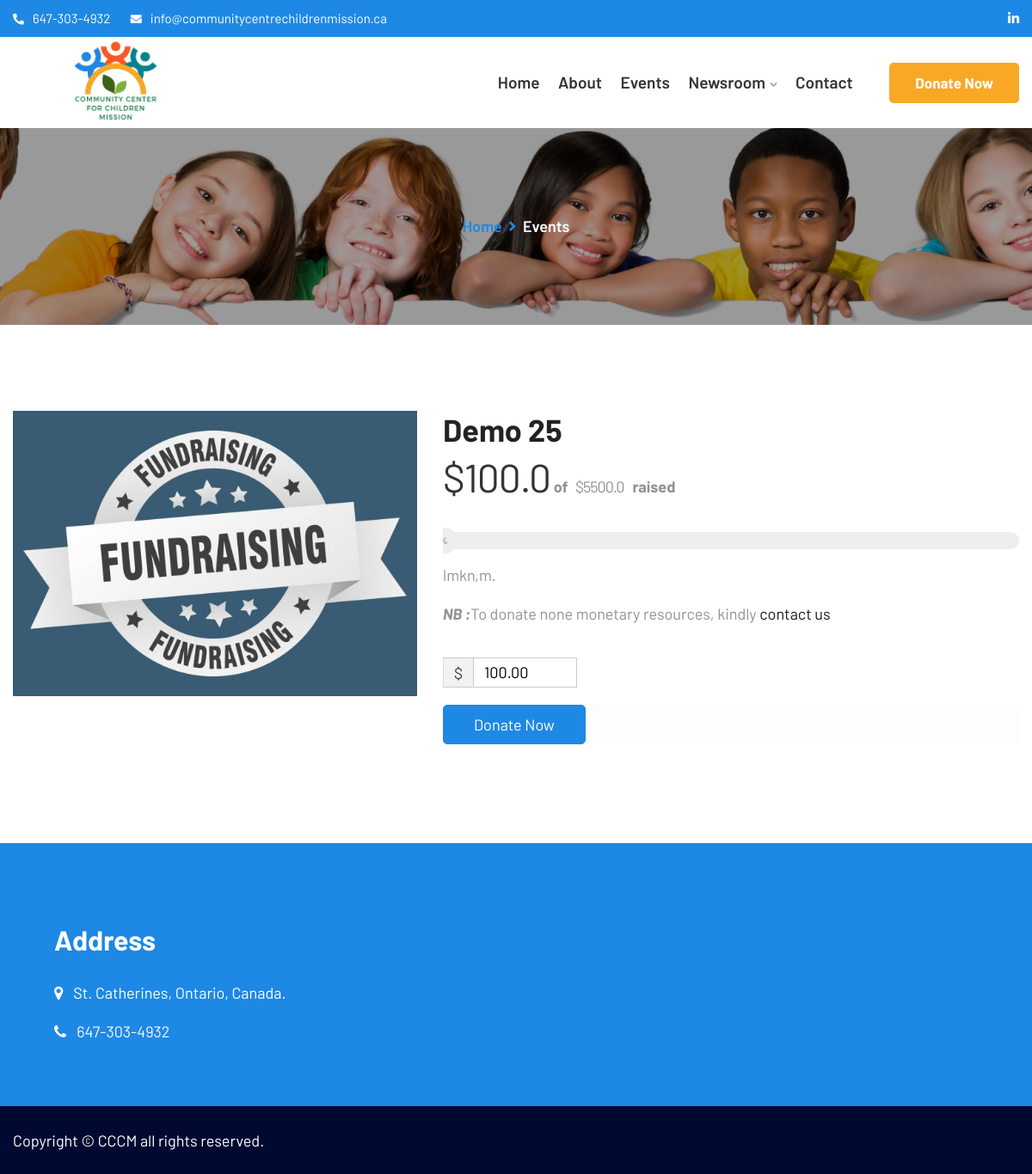
Page /events/3/Demo 25/ on the committed database.
### core/models.py (models this page shows, shortened)
class Event(models.Model):
    name = models.CharField(max_length=150, help_text="Name of the event")
    description = RichTextUploadingField()
    event_date_time = models.DateTimeField()
    thumbnail = models.ImageField(upload_to="events/%Y/%m/%d", default="default_event.jpg", null=True, blank=True)
    registration_link = models.URLField(max_length=500)
    event_location = models.CharField(max_length=150, help_text="Where will the events be happening?")
    date_created = models.DateTimeField(auto_now_add=True)
    donations = models.FloatField(default=0, help_text="DOnations made for the event")
    goal = models.FloatField(default=0, help_text="Goal for the event")
    is_active = models.BooleanField(default=True)

### core/views.py (the view)
# urls.py: path('events/<int:id>/<str:name>/', event_detail, name="event_detail"),
def event_detail(request, id, name):
    event = get_object_or_404(Event, id=id)
    context = {
        'event':event,
        'percent': min(int(event.donations / event.goal * 100), 100) if event.goal else 0,
        'categories':Category.objects.order_by('-id')
    }
    return render(request, "event_detail.html", context)

### core/templates/event_detail.html (shortened to what this page needs)
{% extends 'base/base.html' %}
{% load static %}
{% block content %}
<div class="breadcumb-area">
	<div class="container">
		<div class="row">
			<div class="col-md-12 txtc">
				<div class="breadcumb-inner">
					<ul>
						<li><a href="{% url 'home' %}">Home</a></li>
						<li><i class="fas fa-angle-right"></i></li>
						<li>Events</li>
					</ul>
				</div>
			</div>
		</div>
	</div>
</div>
<div class="single_causes_area">
	<div class="container">
		<div class="row">
			<div class="col-lg-5 col-md-12 col-sm-12">
				<div class="themex_give_thumb">
					<img  src="{{event.thumbnail.url}}"  alt="" >
				</div>
			</div>
			<div class="col-lg-7 col-md-12 col-sm-12">
				<div class="widget_title">
					<h1>{{event.name}}</h1>
					<div class="price_inner">
						<h3><span>${{event.donations}}</span> of <span class="dolar2">${{event.goal}}</span>raised</h3>
					</div>
						<div class="progress witr_progress-style9">
							<div class="progress-bar wow fadeInLeft animated animated" data-wow-duration="1.5s" data-wow-delay="0.2s" style = "width:{{percent}}%; animation-name: fadeInLeft;">
								<span class="witr_percent">{{percent}}%</span>
							</div>
					</div>
					<p>{{event.description | safe}}</p>
					<p><em>NB :</em>To donate none monetary resources, kindly <span><a href="{% url 'contact' %}">contact us</a></span></p>
				</div>
				<div class="donation-amount">
					<form action="{% url 'create-checkout-session' %}" method="POST">
						<div class="form_field2">
							<span>$</span>
							<input  name="amount" min="0" type="number"  placeholder="" value="100.00">
						</div>
						<div class="form_field_btn">
							<button type="submit" id="checkout-button" class="give-btn give-btn-reveal">Donate Now</button>
						</div>
					</form>
				</div>
			</div>
		</div>
	</div>
</div>
{% endblock %}

### rows in the picture
Event: thumbnail (placeholder picture), name "Demo 25", donations "100.0", goal "5500.0", description "lmkn,m."
